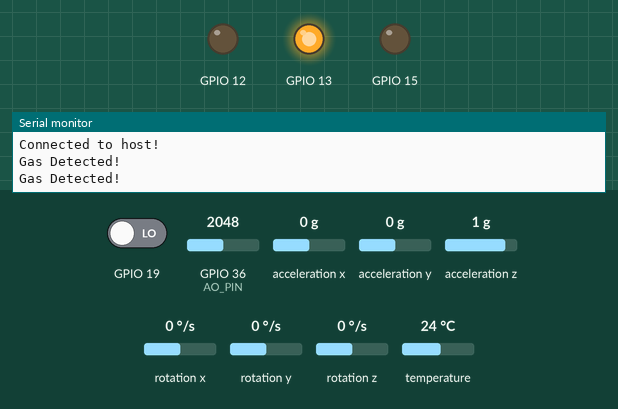
The sketch below on a simulated ESP32. On the bench: output pins drawn as LEDs (lit = HIGH), the last lines printed to the serial monitor. The test bench sets the inputs (shaded band); at power-on: GPIO 19 LOW, GPIO 36 (AO_PIN) = 2048, acceleration x 0 g, acceleration y 0 g, acceleration z 1 g, rotation x 0 °/s, rotation y 0 °/s, rotation z 0 °/s, temperature 24 °C. WiFi joins after 1.5 s; servers stay silent unless stated.

Above: at 2.9 s.
3.0 s: GPIO 19 driven HIGH
At 5.2 s:
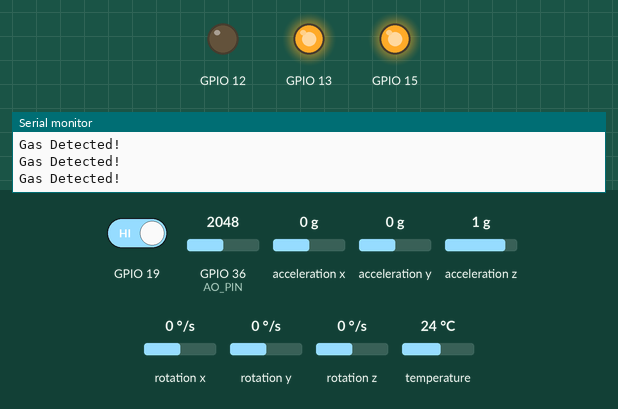
7.2 s: GPIO 36 (AO_PIN) set to 1030
11.4 s: GPIO 36 (AO_PIN) set to 952
15.6 s: GPIO 36 (AO_PIN) set to 1040
At 19.4 s:
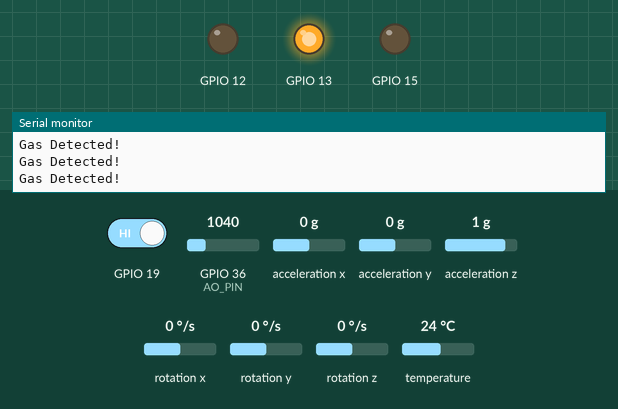
19.8 s: GPIO 36 (AO_PIN) set to 960
At 22.9 s:
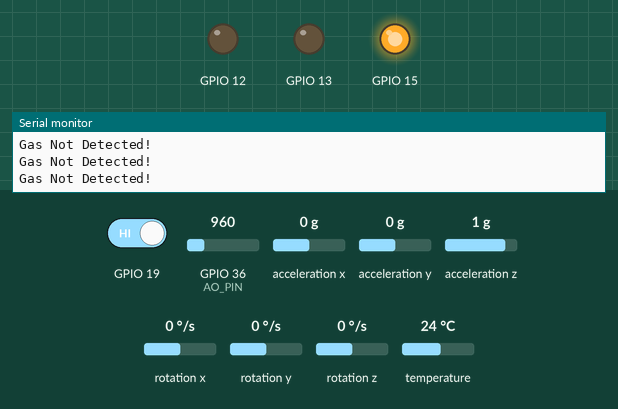
24.0 s: GPIO 36 (AO_PIN) set to 1228
At 26.6 s:
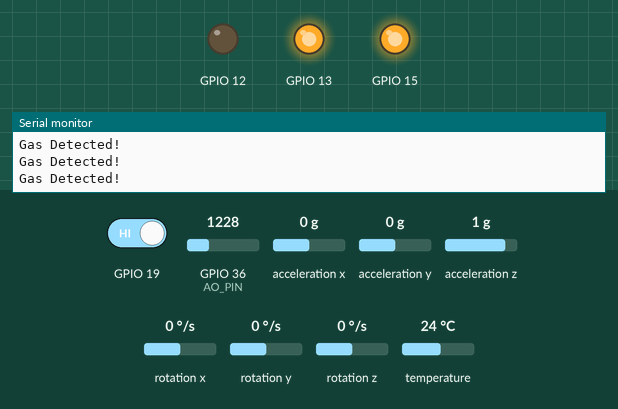
Timing chart, 0 to 29.2 s (numbered marks = the images above; inputs shaded):
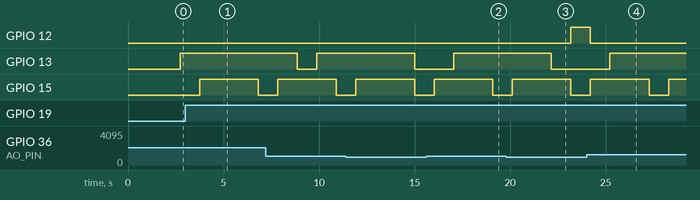

Measured:
- after the input at 3.0 s, GPIO 15: LOW → HIGH after 0.75 s, → LOW 3.1 s later
- after the input at 15.6 s, GPIO 12: stays LOW (without the input it goes to HIGH after 1.4 s); GPIO 13: LOW → HIGH after 1.4 s
- after the input at 19.8 s, GPIO 12: LOW → HIGH after 3.4 s; GPIO 13: goes on until 22.2 s, then stays LOW
- after the input at 24.0 s, GPIO 12: goes on until 24.2 s, then stays LOW; GPIO 13: LOW → HIGH after 1.2 s

The sketch:

mpu6050_adra.ino
```cpp
#include <Adafruit_MPU6050.h>
#include <Adafruit_Sensor.h>
#include "Adafruit_HTU21DF.h"
#include <WiFi.h>
#include <Wire.h>
#include <math.h>

#define AO_PIN 36

Adafruit_MPU6050 mpu;
Adafruit_HTU21DF htu = Adafruit_HTU21DF();
const char* ssid = "Redmi Note 12";
const char* password = "13131313";
const char* host = "192.168.221.172";
bool danger = 0;
char  send_data[40] = {'\0'};
bool volatile blinker = 0;

char dng_cntr = 0;
bool dng_flag = 0;

bool buzzer_flag = 0;
char buzzer_cntr = 0;

WiFiClient client;

void setup(void) {
  pinMode(12,OUTPUT);
  pinMode(13,OUTPUT);
  pinMode(15,OUTPUT);
  pinMode(19, INPUT);

  Serial.begin(115200);
  while (!Serial)
    delay(10); // will pause Zero, Leonardo, etc until serial console opens
  Serial.print("start\n");

  // Connencting to Server:
  WiFi.mode(WIFI_STA);
  WiFi.begin(ssid, password);
  Serial.print("connecting to WiFi...\n");
  while(1){
    if(WiFi.status() == WL_CONNECTED){
        Serial.println("[WiFi] WiFi is connected!\n");
        Serial.print("[WiFi] IP address: ");
        Serial.println(WiFi.localIP());
        Serial.print("\n");
        break;
    }
  }
  while(!client.connect(host, 2222)){
  Serial.println("Connection to host failed\n");
  }
  Serial.println("Connected to host!\n");

  // Initializing MPU6050:
  if (!mpu.begin()) {
    Serial.println("Failed to find MPU6050 chip\n");}
  mpu.setAccelerometerRange(MPU6050_RANGE_8_G);
  mpu.setGyroRange(MPU6050_RANGE_500_DEG);
  mpu.setFilterBandwidth(MPU6050_BAND_21_HZ);

  // temp:
  if (!htu.begin()) {
    Serial.println("Check circuit. HTU21D not found!");
  }

  //delay(20000);
}

void loop() {

  /* MPU6050 */
  sensors_event_t a, g, temp;
  mpu.getEvent(&a, &g, &temp);
  float acc = pow((pow(a.acceleration.x, 2) + pow(a.acceleration.y, 2) + pow(a.acceleration.z, 2)), 0.5);
  if (acc >= 25) {
    danger = 1;
    Serial.print("Dangerrrrrrrrr!!!!!!!!!!! accelaration is: ");
    Serial.print(acc);
    Serial.print("\n");
  }

  /* Heart Rate */

  /* Gas Detection */
  int gasValue = analogRead(AO_PIN);
  if(gasValue>1000){
    danger = 1;
    Serial.println("Gas Detected!");
  }
  else{
    Serial.println("Gas Not Detected!");
  }
  /* Tempreture */
  float tempreture = htu.readTemperature();
  /* LED Alarm */

  sprintf(send_data, "10_%f_%f_%f_%d",100 - acc, tempreture, acc, gasValue);
//  client.print(acc);
  client.print(send_data);
  delay(1000);

/* LED Status */
if(danger == 1)
  dng_flag = 1;

danger = 0;

if(dng_flag){
  digitalWrite(13, HIGH);
  digitalWrite(12, LOW);
  if(dng_cntr > 5){
    dng_cntr = 0;
    dng_flag = 0;
    digitalWrite(13, LOW);
  }
  dng_cntr++;
  }
else{
  if(blinker == 1){

    digitalWrite(12, HIGH);
    blinker = 0;
  }else{
    digitalWrite(12, LOW);
    blinker = 1;
  }
}

if(digitalRead(19))
  buzzer_flag = 1;

if(buzzer_flag){
  if(buzzer_cntr > 2){
    buzzer_flag = 0;
    buzzer_cntr = 0;
    digitalWrite(15, LOW);
  }
  else{
    buzzer_cntr++;
    digitalWrite(15, HIGH);
  }
}
}
```
